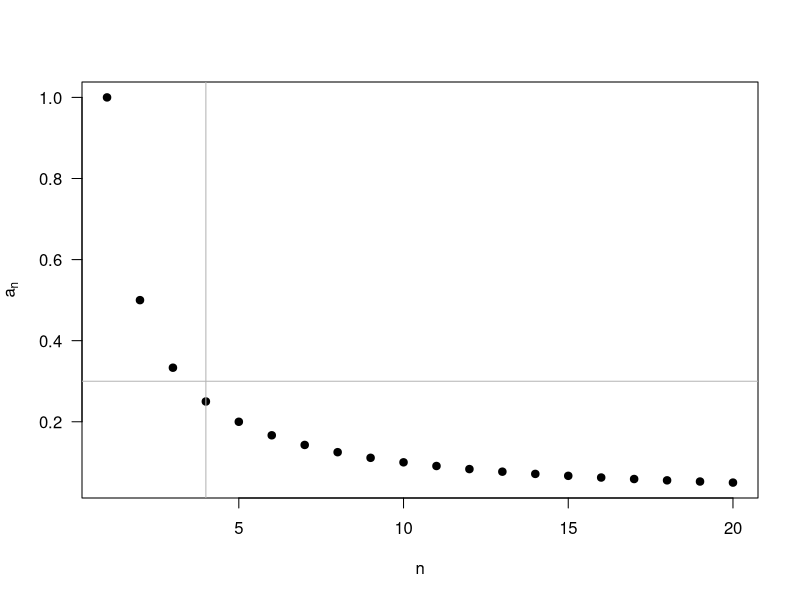
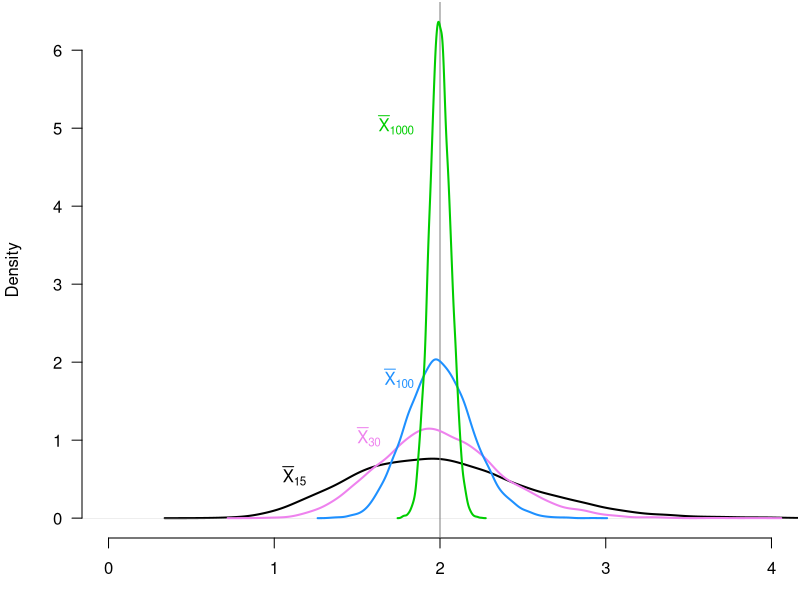
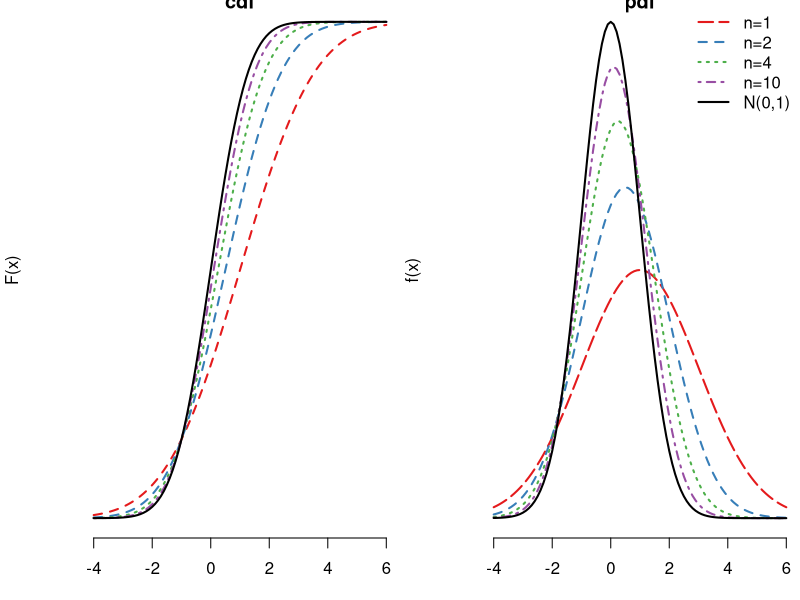
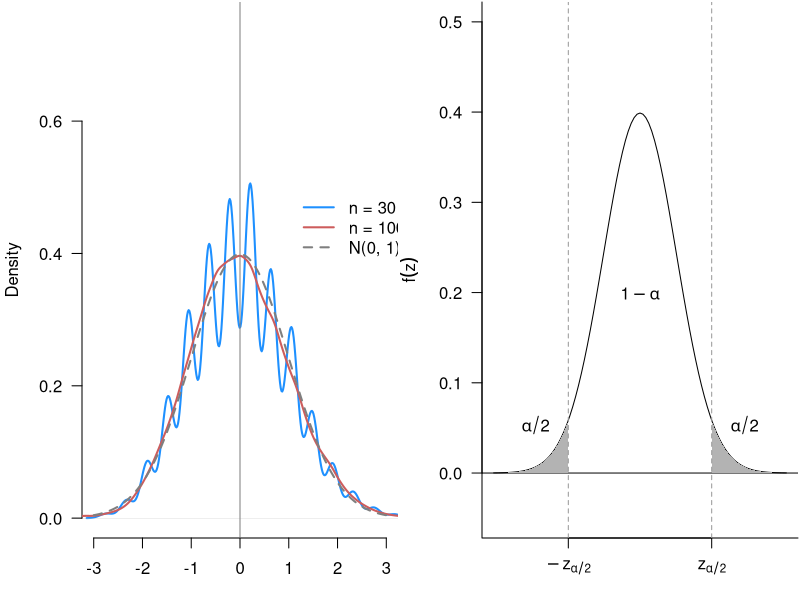
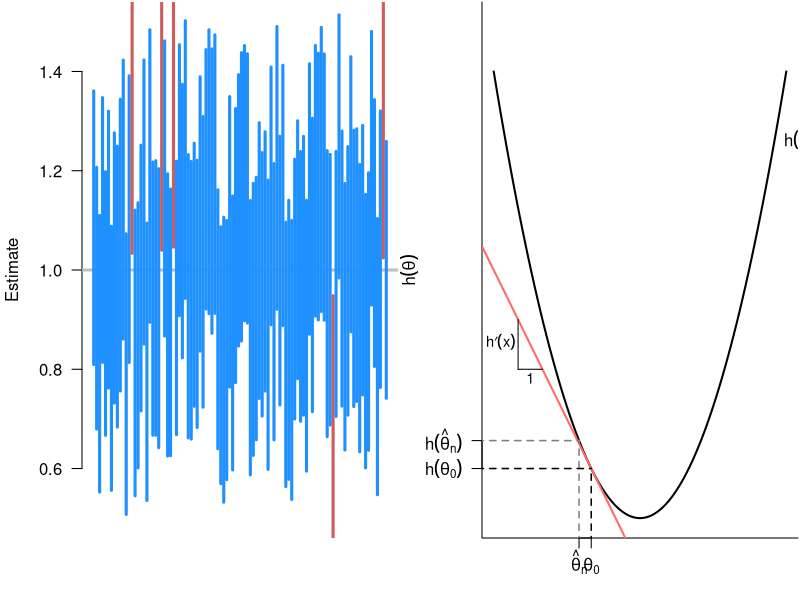

Here is the R script that generated these plots, in order:
## ---- chunk 1
#| label: "sequence"
#| echo: false
plot(x = 1:20, y = 1 / (1:20), las = 1,
     pch = 19, xlab = "n", ylab = expression(a[n]))
abline(h = 0.3, col = "grey70")
abline(v = 4, col = "grey70")
## ---- chunk 2
#| label: "fig-lln-sim"
#| echo: false
#| fig-cap: "Sampling distribution of the sample mean as a function of
#| sample size."
nsims <- 10000
holder <- matrix(NA, nrow = nsims, ncol = 6)
for (i in 1:nsims) {
  s5 <- rexp(n = 5, rate = 0.5)
  s15 <- rexp(n = 15, rate = 0.5)
  s30 <- rexp(n = 30, rate = 0.5)
  s100 <- rexp(n = 100, rate = 0.5)
  s1000 <- rexp(n = 1000, rate = 0.5)
  s10000 <- rexp(n = 10000, rate = 0.5)

  holder[i,1] <- mean(s5)
  holder[i,2] <- mean(s15)
  holder[i,3] <- mean(s30)
  holder[i,4] <- mean(s100)
  holder[i,5] <- mean(s1000)
  holder[i,6] <- mean(s10000)
}
par(las = 1, mar = c(3.1, 4.1, 0.1, 0.1))
plot(density(holder[,2]), xlim = c(0,4), bty = "n", main = "", lwd = 2, xlab = "", ylim = range(density(holder[,5])$y))
abline(v=2, col = "grey50")
lines(density(holder[,3]), col = "violet", lwd = 2)
lines(density(holder[,4]), col = "dodgerblue", lwd = 2)
lines(density(holder[,5]), col = "green3", lwd = 2)
text(x = 1.25, y = 0.5, expression(bar(X)[15]), col = "black", pos = 2)
text(x = 1.7, y = 1, expression(bar(X)[30]), col = "violet", pos = 2)
text(x = 1.9, y = 1.75, expression(bar(X)[100]), col = "dodgerblue", pos = 2)
text(x = 1.9, y = 5, expression(bar(X)[1000]), col = "green3", pos = 2)
## ---- chunk 3
#| label: "indist"
#| echo: false
par(mfrow = c(1, 2))
library(RColorBrewer)
cols <- brewer.pal(5, "Set1")
curve(pnorm(x, 1, 2), ylim = c(0,1), from = -4, 6, bty = "n", yaxt = "n", ylab = "F(x)", main = "cdf", col = cols[1], lwd = 2, lty = 2)
curve(pnorm(x, 0.5, 1.5), from = -4, 6, add = TRUE, lty = 2, col = cols[2], lwd = 2)
curve(pnorm(x, 0.25, 1.25), from = -4, 6, add = TRUE, lty = 3, col = cols[3], lwd = 2)
curve(pnorm(x, 0.1, 1.1), from = -4, 6, add = TRUE, lty = 4, col = cols[4], lwd = 2)
curve(pnorm(x, 0, 1), from = -4, 6, add = TRUE, lty = 1, col = "black", lwd = 2)

curve(dnorm(x, 1, 2), from = -4, 6, bty = "n", yaxt = "n", ylab = "f(x)", main = "pdf", lwd = 2, col = cols[1], lty = 5, ylim = c(0, dnorm(0)))
curve(dnorm(x, 0.5, 1.5), from = -4, 6, add = TRUE, lty = 2, lwd = 2, col = cols[2])
curve(dnorm(x, 0.25, 1.25), from = -4, 6, add = TRUE, lty = 3, lwd = 2, col = cols[3])
curve(dnorm(x, 0.1, 1.1), from = -4, 6, add = TRUE, lty = 4, lwd = 2, col = cols[4])
curve(dnorm(x, 0, 1), from = -4, 6, add = TRUE, lwd = 2, col = "black")
legend(x="topright", legend = c("n=1", "n=2", "n=4", "n=10", "N(0,1)"),
       col = c(cols[1:4], "black"), lty = c(5, 2, 3, 4, 1), lwd = 2, bty = "n")
## ---- chunk 4
#| label: fig-clt
#| echo: false
#| fig-cap: "Sampling distributions of the normalized sample mean at
#| n=30 and n=100."
set.seed(02138)
nsims <- 10000
holder2 <- matrix(NA, nrow = nsims, ncol = 6)
for (i in 1:nsims) {
  s5 <- rbinom(n = 5, size = 1, prob = 0.25)
  s15 <- rbinom(n = 15, size = 1, prob = 0.25)
  s30 <- rbinom(n = 30, size = 1, prob = 0.25)
  s100 <- rbinom(n = 100, size = 1, prob = 0.25)
  s1000 <- rbinom(n = 1000, size = 1, prob = 0.25)
  s10000 <- rbinom(n = 10000, size = 1, prob = 0.25)

  holder2[i,1] <- mean(s5)
  holder2[i,2] <- mean(s15)
  holder2[i,3] <- mean(s30)
  holder2[i,4] <- mean(s100)
  holder2[i,5] <- mean(s1000)
  holder2[i,6] <- mean(s10000)
}

par(las = 1, mar = c(3.1, 4.1, 0.1, 0.1))
plot(density((holder2[,3] - 0.25) * sqrt(16/3) * sqrt(30)), xlim = c(-3,3), bty = "n", main = "", lwd = 2, xlab = "", col = "dodgerblue", ylim = c(0, 0.75))
lines(density((holder2[,4] - 0.25) * sqrt(16/3) * sqrt(100)), bty = "n", main = "", lwd = 2, col = "indianred")
abline(v=0, col = "grey50")
legend(x=1, y = 0.5, legend = c("n = 30", "n = 100", "N(0, 1)"), col = c("dodgerblue", "indianred", "grey50"), lwd = 2, lty = c(1, 1, 2), bty = "n")
curve(dnorm(x), from = -3, to = 3, add = TRUE, lwd = 2, lty = 2, col = "grey50")
## ---- chunk 5
#| label: fig-std-normal
#| echo: false
#| fig-cap: "Critical values for the standard normal."
curve(dnorm(x), from = -4, to = 4, ylim = c(-.05, 0.5), bty = "l", las = 1, xlab = "z", ylab = expression(f(z)), xaxt = "n")
abline(h = 0)
axis(side = 1, at = c(-1.96, 1.96), labels = c(expression(-z[alpha/2]), expression(z[alpha/2])))
polygon(c(-4,seq(-4,-1.96,0.01),-1.96), c(0,dnorm(seq(-4,-1.96,0.01)), 0), col = "grey70", border = NA)
polygon(c(4,seq(4,1.96,-0.01),1.96), c(0,dnorm(seq(4,1.96,-0.01)), 0), col = "grey70", border = NA)
abline(v = 1.96, lty = 2, col = "grey60")
abline(v = -1.96, lty = 2, col = "grey60")
## text(x = 1.94, y = -0.04, "c", pos = 4)
## text(x = -1.94, y = -0.04, "-c", pos = 2)
text(x = 0, y = dnorm(0)/2, expression(1-alpha))
text(x = 2.2, y = 0.05, expression(alpha/2), pos = 4)
text(x = -2.2, y = 0.05, expression(alpha/2), pos = 2)
## ---- chunk 6
## alpha = 0.1 for 90% CI
qnorm(0.1 / 2, lower.tail = FALSE)
## ---- chunk 7
#| label: "fig-ci-sim"
#| echo: false
#| fig.cap: "95% confidence intervals from 100 random samples. Intervals are blue if they contain the truth and red if they do not."
set.seed(02143)
sims<- 10000
cover <- rep(0, times = sims)
low.bound <- up.bound <- rep(NA, times = sims)
for(i in 1:sims){
    draws <- rnorm(500, mean = 1, sd = sqrt(10))
    low.bound[i] <- mean(draws) - sd(draws) / sqrt(500) * 1.96
    up.bound[i] <- mean(draws) + sd(draws) / sqrt(500) * 1.96
    if (low.bound[i] < 1 & up.bound[i] > 1) {
        cover[i] <- 1
    }
}
cols <- ifelse(cover == 1, "dodgerblue", "indianred")
plot(x = NULL, y = NULL, xlim = c(1,100), ylim = c(0.5, 1.5), bty = "n",
     xlab = "Trial", ylab = "Estimate", xaxt = "n", las = 1)
abline(h = 1, col = "grey", lwd = 3)
segments(x0 = 1:100, y0 = low.bound[1:100], y1 = up.bound[1:100],
         col = cols[1:100], lwd = 3)
## ---- chunk 8
#| label: "fig-delta"
#| echo: false
#| fig-cap: "Linear approximation to nonlinear functions."

curve(x ^ 2, from = -3, to = 3, lwd = 2, bty = "l", ylim = c(0, 10),
      xaxt = "n", yaxt = "n", xlab = expression(theta), ylab = expression(h(theta)))
axis(side = 1, at = c(-1, -1.25), labels = c(expression(theta[0]), expression(hat(theta)[n])))
axis(side = 2, at = c(1, 1.25^2), labels = c(expression(h(theta[0])), expression(h(hat(theta)[n]))), las =1)
abline(a = -1, b = -2, col = "indianred1", lwd = 2)
segments(x0 = -1, y0 = -1, y1 = 1, lty = 2, lwd = 1.5)
segments(x0 = -1.25, y0 = -1, y1 = 1.25^2, lty = 2, lwd = 1.5, col = "grey50")
segments(x0 = -20, x1 = -1.25, y0 = 1.25 ^ 2, lwd = 1.5, lty = 2, col = "grey50")
segments(x0 = -20, x1 = -1, y0 = 1, lwd = 1.5, lty = 2, col = "black")
segments(x0 = -2.5, x1 = -2.5, y0 = 4, y1 = 3)
segments(x0 = -2.5, x1 = -2, y0 = 3, y1 = 3)
text(x = -2.5, y = 3.5, expression(h*minute*(x)), pos = 2, cex = 0.88, offset = 0.1)
text(x = -2.25, y = 3, "1", pos = 1, cex = 0.88, offset = 0.25)
text(x = 2.75, y = 2.75^2, expression(h()), pos = 4)
